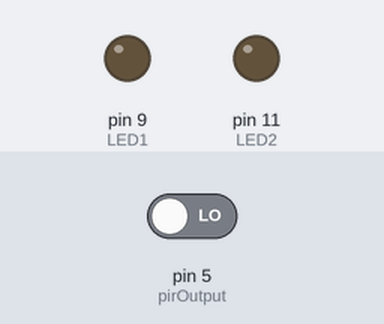
Bench run of a sketch on a simulated Arduino Uno, built with avr-gcc and run on an emulated ATmega328P. Shown: output pins drawn as LEDs (lit = HIGH). The inputs (shaded band) are chosen by the test bench; at power-on: pin 5 (pirOutput) LOW. The modem accepts every AT command (registered, SIM ready, sends succeed) and sends nothing else; what the sketch prints to the serial monitor is not drawn.

Above: at 4.6 s.
4.7 s: pin 5 (pirOutput) driven HIGH
At 5.1 s:
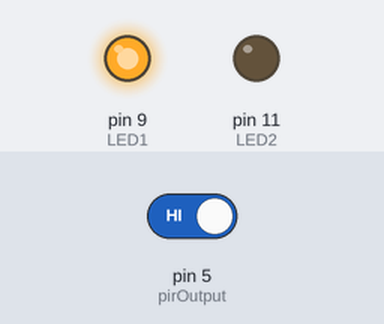
Timing chart, 0 to 40.3 s (numbered marks = the images above; inputs shaded):
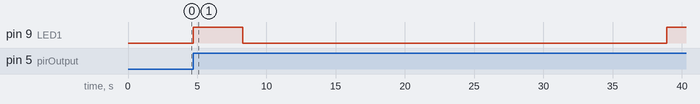

The sketch:

sketch_may30a.ino
```cpp
#include <SoftwareSerial.h>
SoftwareSerial mySerial(7,8);
char inchar; //Will hold the incoming character from the Serial Port.
boolean text=false;
const int pirOutput = 5;
const int LED1 = 9;
int LED2 = 11;

void setup()
{
  pinMode(pirOutput, INPUT);
  pinMode(LED1, OUTPUT);
  pinMode(LED2, OUTPUT);
  digitalWrite(pirOutput, LOW);
  digitalWrite(LED1, LOW);
  digitalWrite(LED2, LOW);
 Serial.begin(9600);
 mySerial.begin(9600);
 delay(3000); // give time for GSM module to register on network etc.
 Serial.println("AT+CMGF=1\r"); // set SMS mode to text
 mySerial.println("AT+CMGF=1\r");
 delay(200);
 Serial.println("AT+CNMI=2,2,0,0,0\r"); // set module to send SMS data to serial out upon receipt
 mySerial.println("AT+CNMI=2,2,0,0,0\r");
 mySerial.println("AT+CMGD=1,4"); // delete all SMS
 delay(200);
}
void loop(){
  if (digitalRead(pirOutput)== HIGH)
   {
    digitalWrite(LED1, HIGH);
    mySerial.println("OK");
    delay(1000);
    mySerial.print("AT+CMGF=1\r\n");
    delay(500);
    mySerial.print("AT+CMGS=\"");
    mySerial.print("+254719753154");
    mySerial.print("\"\r\n");
    delay(2000);
    mySerial.print("Alert!! Intruder has been Detected.");
    mySerial.write(0x1A);
    mySerial.write(0x0D);  // Carriage Return in Hex
    mySerial.write(0x0A);  // Line feed in Hex
    digitalWrite(LED1,LOW);
    for (int x=0; x<30000; x++) {
      delay(1);
     if (x<30000)
     REPLY();
    if(x>=30000 && text==false)
    {Serial.println("Yay.");
    }
     else
     {
       digitalWrite(LED2, LOW);
     }
  }
   }
 }

 void REPLY()
{
  //If #a1b1c1d1 comes as sms, all led's should light up.
     if(mySerial.available() >0)
  {
text=!text;
 inchar= mySerial.read();
 if (inchar=='#')
   {
   delay(10);
   inchar= mySerial.read();
 //first led
   if (inchar=='a')
     {
   delay(10);
   inchar= mySerial.read();
 if (inchar=='0')
   {
  digitalWrite(LED2, LOW);
   }
 else if (inchar=='1')
   {
   digitalWrite(LED2, HIGH);
   delay (15000);
   digitalWrite(LED2, LOW);
   }
     }
}
  }
}
```

Measured:
- after the input at 4.7 s, pin 9 (LED1): LOW → HIGH at once, → LOW 3.6 s later, → HIGH 30.6 s later
